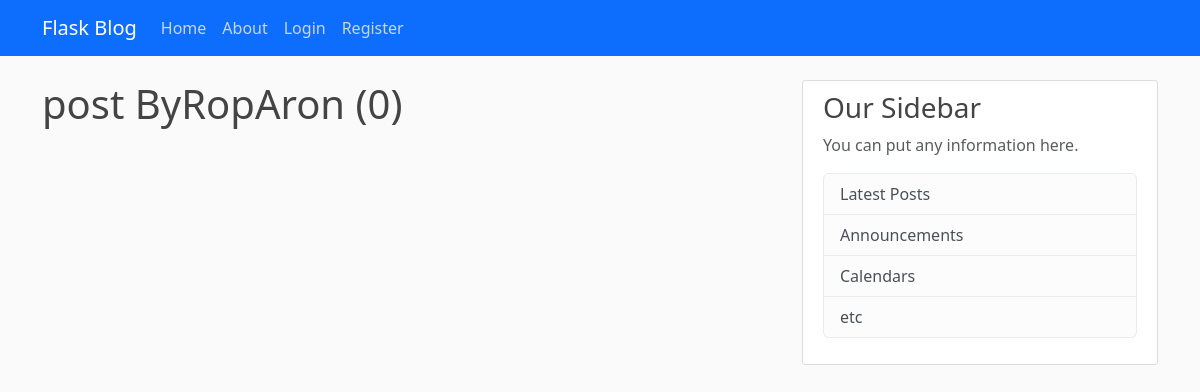
Before: /user/RopAron with the older database file.
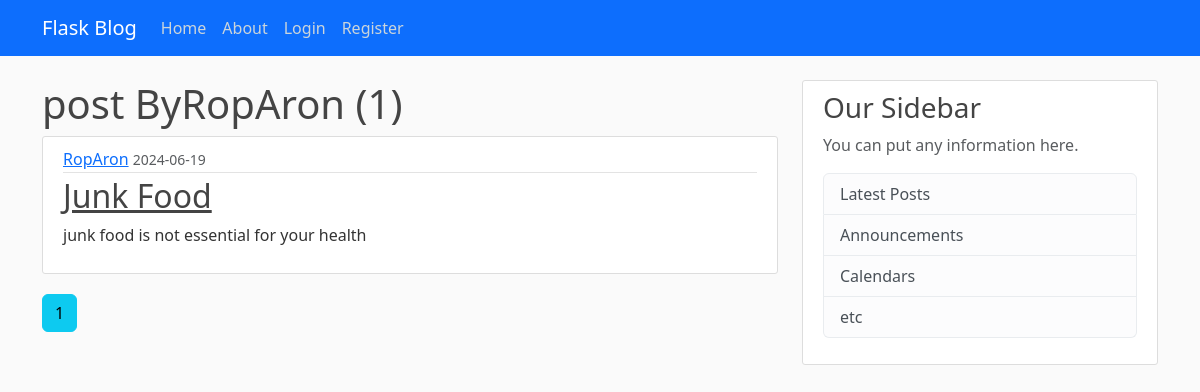
After: the same page with the newer database file.
### app/models.py (models this page shows, shortened)
class Post(db.Model):
    id = db.Column(db.Integer, primary_key=True)
    title = db.Column(db.String(100), nullable=False)
    content = db.Column(db.Text, nullable=False)
    date_posted = db.Column(db.DateTime, nullable=False, default=datetime.utcnow)
    user_id = db.Column(db.Integer, db.ForeignKey('user.id'), nullable=False)

class User(db.Model, UserMixin):
    id = db.Column(db.Integer, primary_key=True)
    username = db.Column(db.String(12), unique=True, nullable=False)
    email = db.Column(db.String(120), unique=True, nullable=False)
    image_file = db.Column(db.String(20), nullable=False, default='default.jpeg')
    password = db.Column(db.String(60), nullable=False)
    posts = db.relationship("Post", backref='author', lazy=True)

### app/routes.py (the view)
@app.route("/user/<string:username>")
def user_posts(username):
    page = request.args.get('page', 1, type=int)
    user = User.query.filter_by(username=username).first_or_404()
    posts = Post.query.filter_by(author=user).order_by(Post.date_posted.desc()).paginate(page=page, per_page=5)
    return render_template("user_posts.html", posts=posts, user=user)

### app/templates/user_posts.html
{% extends 'base.html' %}
{% block content %}
<h1>post By{{ user.username }} ({{ posts.total }})</h1>
{% for post in posts.items %}
<article class="media content-section">
    <div class="media-body">
      <div class="article-metadata">
        <a class="mr-2" href="{{ url_for('user_posts', username = post.author.username)}}">{{ post.author.username }}</a>
        <small class="text-muted">{{ post.date_posted.strftime('%Y-%m-%d') }}</small>
      </div>
      <h2><a class="article-title" href="{{ url_for('post', post_id= post.id) }}">{{ post.title }}</a></h2>
      <p class="article-content">{{ post.content }}</p>
    </div>
  </article>
{% endfor %}
{% for page_num in posts.iter_pages() %}
{% if page_num %}
{% if posts.page == page_num %}
<a class="btn btn-info mb-4" href="{{ url_for('home',username=user.username, page=page_num) }}">{{ page_num }}</a>
{% else %}
<a class="btn btn-outline-info mb-4" href="{{ url_for('home',username=user.username, page=page_num) }}">{{ page_num }}</a>
{% endif %}
{%  else %}
...
{% endif %}
{% endfor %}
{% endblock %}

Changed rows visible on the page:
now on this page (row edited): Post: author.username "RopAron", date_posted "2024-06-19", title "Junk Food", content "junk food is not essential for your health"
Other visible differences:
{{ posts.total }}: "0" → "1"
new list line: "1"
